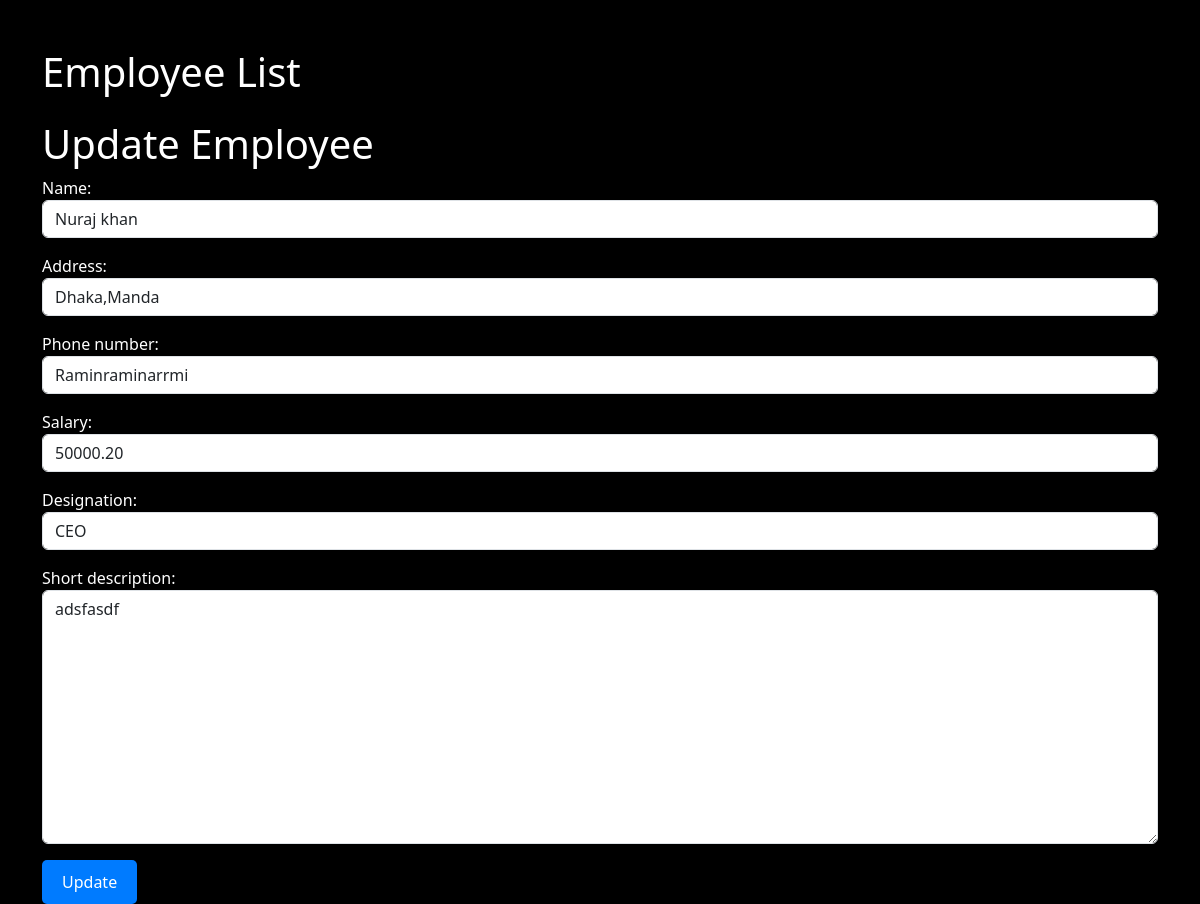
The page /update/4/ on the database its author committed.
### employees/models.py (models this page shows, shortened)
class Employee(models.Model):
    name = models.CharField(max_length=100)
    address = models.CharField(max_length=255)
    phone_number = models.CharField(max_length=15)
    salary = models.DecimalField(max_digits=10, decimal_places=2)
    designation = models.CharField(max_length=100)
    short_description = models.TextField()

### employees/views.py (the view)
# urls.py: path('update/<int:id>/', views.update_employee, name='update_employee'),  # Update employee form
def update_employee(request, id):
    employee = get_object_or_404(Employee, id=id)
    form = EmployeeForm(request.POST or None, instance=employee)
    if request.method == 'POST' and form.is_valid():
        form.save()
        return redirect('home')
    return render(request, 'employees/update_employee.html', {'form': form})

### employees/forms.py
class EmployeeForm(forms.ModelForm):
    class Meta:
        model = Employee
        fields = ['name', 'address', 'phone_number', 'salary', 'designation', 'short_description']
        widgets = {
            'name': forms.TextInput(attrs={'class': 'form-control'}),
            'address': forms.TextInput(attrs={'class': 'form-control'}),
            'phone_number': forms.TextInput(attrs={'class': 'form-control'}),
            'salary': forms.NumberInput(attrs={'class': 'form-control'}),
            'designation': forms.TextInput(attrs={'class': 'form-control'}),
            'short_description': forms.Textarea(attrs={'class': 'form-control'}),
        }

### employees/templates/employees/update_employee.html (shortened to what this page needs)
<!DOCTYPE html>
<html lang="en">
  <head>
    <link
      href="https://cdn.jsdelivr.net/npm/bootstrap@5.3.3/dist/css/bootstrap.min.css"
      rel="stylesheet"
    />
  </head>
  <body>
    <div class="container mt-5">
      <h1 class="mb-4">Employee List</h1>
      <h1>Update Employee</h1>
      <form method="post">
        {% csrf_token %} {{ form.as_p }}
        <button type="submit">Update</button>
      </form>
    </div>
  </body>
</html>

### employees/templates/employees/update_employee.html (style rules this page uses)
body { background-color: black; color: white; }
.container { color: white; }
h1 { color: white; }
button { background-color: #007bff; color: white; border: none; padding: 10px 20px; border-radius: 5px; }

### rows shown on the page
Employee: name "Nuraj khan", address "Dhaka,Manda", phone_number "Raminraminarrmi", salary "50000.20", designation "CEO", short_description "adsfasdf"
